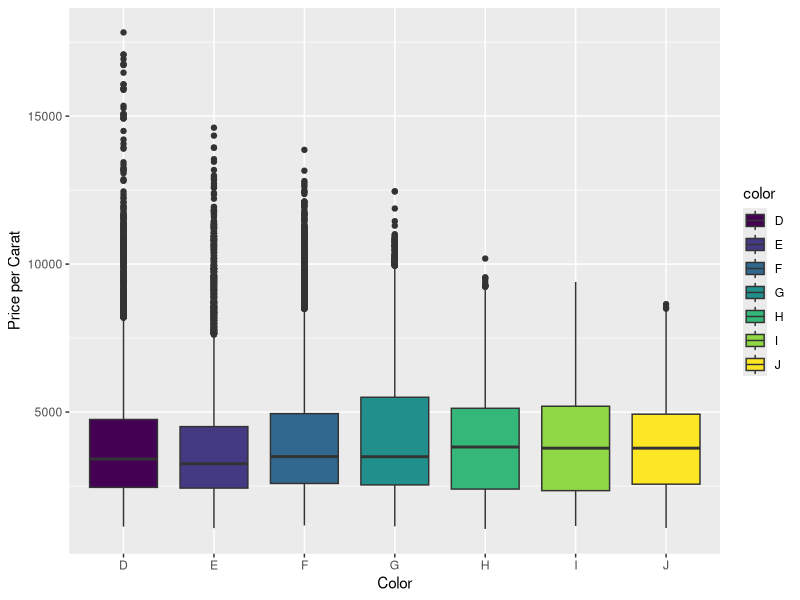

Source code (R):
# Investigate the price per carat of diamonds across
# the different colors of diamonds using boxplots.

# Go to the discussions to
# share your thoughts and to discover
# what other people found.

# You can save images by using the ggsave() command.
# ggsave() will save the last plot created.
# For example...
#                  qplot(x = price, data = diamonds)
#                  ggsave('priceHistogram.png')

# ggsave currently recognises the extensions eps/ps, tex (pictex),
# pdf, jpeg, tiff, png, bmp, svg and wmf (windows only).

# Copy and paste all of the code that you used for
# your investigation, and submit it when you are ready.

# SUBMIT YOUR CODE BELOW THIS LINE
# ===================================================================

library("ggplot2")
data("diamonds")

plot <- ggplot(data = diamonds, aes(y = price/carat, x = color, fill = color)) +
  geom_boxplot() +
  ylab("Price per Carat") +
  xlab("Color")

print(plot)